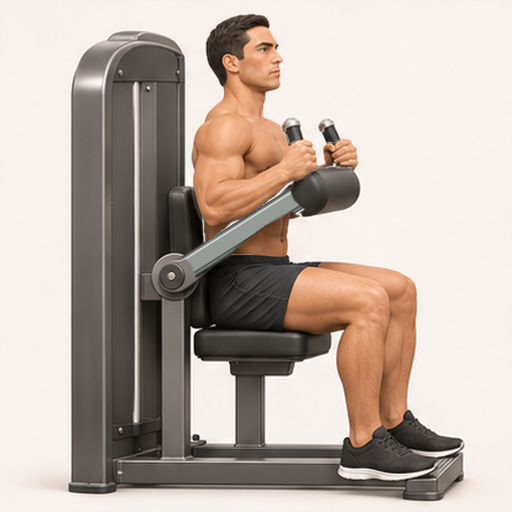
#> input picture docs/generated-frames-v3-repairs/machine-ab-crunch/rig/studies/native-v1/frames/frame_0001.png, 512 x 512 px
$ python -i render-machine-ab-crunch.py   (imports and definitions only)
#> lines starting #> are read from the running program, lines starting #| are printed output that depends on the picture; after the words box and inside, x2 and y2 are one past the last pixel; in counts of white or black regions, pixels touching at a corner belong together
"""Candidate abdominal-machine repair: reviewed raster athlete, rigid native arm.

No RGB athlete warp. Original visible moving skin/hair is restored byte-for-byte
on its opaque mask core; an image_gen hardware-only edit removes the old cap.
The operating arm is a single165px radial part under the generated pad. The
column/backrest/seat/lowerbody use one canonical stationary photograph.
"""
from pathlib import Path
import hashlib,json,math
import cv2
import numpy as np
from PIL import Image,ImageDraw,ImageFilter

ROOT=Path(__file__).resolve().parent.parent
ART=ROOT/'docs/generated-frames-v3-repairs/machine-ab-crunch'
RIG=ART/'rig'
BODY=RIG/'body-source/frames'
CLEAN=ROOT/'output/repair-animations/candidates/ab-hardware-clean-v2/machine-ab-crunch/frames'
PIVOT=np.array([172.,277.])
RADIUS=165.


def digest(path):return hashlib.sha256(path.read_bytes()).hexdigest()


# [5 lines left out: function capsule, not called in this run]


def skin_core(image,full_upper=False):
#> called with full_upper = False
    arr=np.asarray(image);hsv=cv2.cvtColor(arr,cv2.COLOR_RGB2HSV)
#> after `hsv = cv2.cvtColor(arr, cv2.COLOR_RGB2HSV)`: hsv: shape (512, 512, 3); mean H, S, V 13, 32.4, 188.1
    skin=(hsv[:,:,0]<30)&(hsv[:,:,1]>47)&(hsv[:,:,2]>35)&(arr[:,:,0].astype(float)-arr[:,:,1]>18)
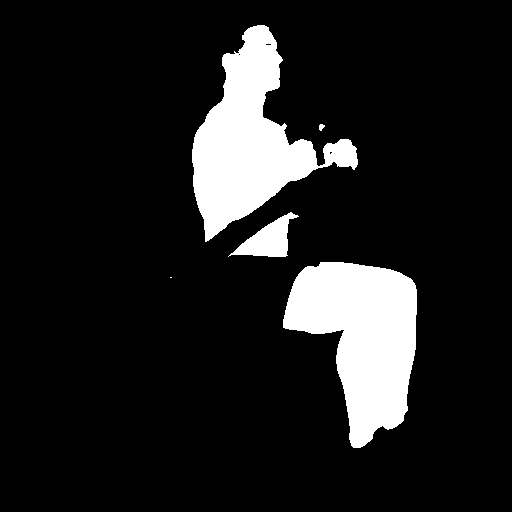
#> skin: shape (512, 512) bool; 12% white; 5 white regions (1 under 20 px), largest, box (x1, y1, x2, y2) and area: (283, 262, 417, 448) 15139, (192, 25, 358, 242) 14840, (228, 212, 299, 257) 1435, (319, 124, 325, 131) 29
    skin[:,:185]=False;skin[:,450:]=False
    upper=np.nonzero(skin[:250])[0]
#> upper = 15975 values from 25 to 249
    top=int(upper.min()) if len(upper) else 25
#> top = 25
    hair=(hsv[:,:,0]<30)&(hsv[:,:,1]>15)&(hsv[:,:,2]>12)&(hsv[:,:,2]<150)
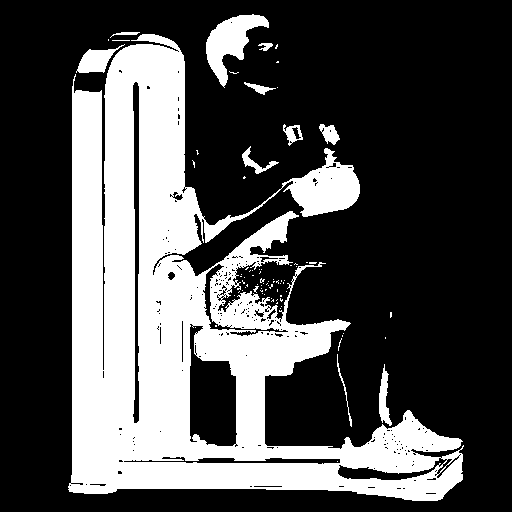
#> hair: shape (512, 512) bool; 31% white; 80 white regions (69 under 20 px), largest, box (x1, y1, x2, y2) and area: (68, 34, 464, 501) 76880, (206, 14, 269, 88) 1968, (76, 44, 125, 73) 655
    hair[:,:185]=False;hair[:,450:]=False;hair[top+75:]=False
#> after `hair[top + 75:] = False`:
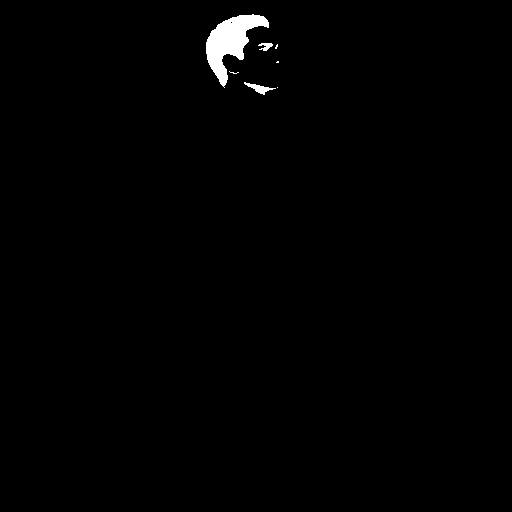
#> hair: shape (512, 512) bool; 0.84% white; 7 white regions (4 under 20 px), largest, box (x1, y1, x2, y2) and area: (206, 14, 269, 88) 1968, (244, 82, 276, 95) 146, (258, 43, 273, 51) 70
    skin|=hair
    skin[315:]=False
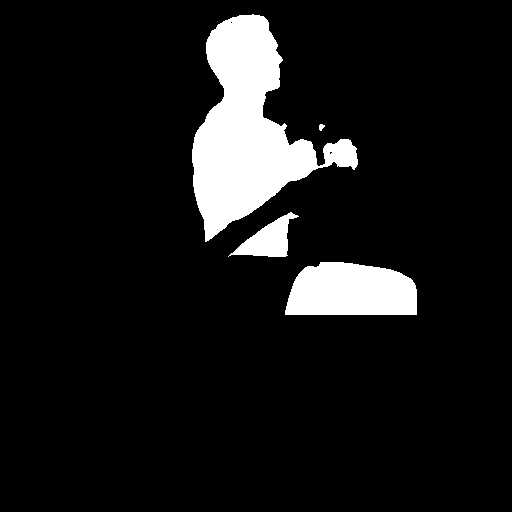
#> skin: shape (512, 512) bool; 9.2% white; 4 white regions, box (x1, y1, x2, y2) and area: (192, 14, 358, 242) 16599, (285, 262, 417, 315) 5968, (228, 212, 299, 257) 1435, (319, 124, 325, 131) 29
    if full_upper:skin[255:]=False
    m=(skin.astype(np.uint8)*255)
    m=cv2.morphologyEx(m,cv2.MORPH_CLOSE,np.ones((3,3),np.uint8))
    # Fill small highlights/eyes, not the large empty space between arm/torso.
    inverted=255-m
    count,labels,stats,_=cv2.connectedComponentsWithStats(inverted,8)
#> count = 2; stats = [[192, 14, 225, 301, 24053], [0, 0, 512, 512, 238091]]
    for label in range(1,count):
        x,y,w,h,area=stats[label]
        if area<100 and x>185 and x+w<450 and y>0 and y+h<315:m[labels==label]=255
#> this loop made 1 pass
    return Image.fromarray(m)


# [127 lines left out: functions old_gear_envelope, raw_hardware_mask, clean_alignment, operating_arm, main, not called in this run]


# [1 line not run here, left out]

>>> import cv2
>>> picture = cv2.cvtColor(cv2.imread('frames/frame_0001.png'), cv2.COLOR_BGR2RGB)
>>> result = skin_core(picture)
